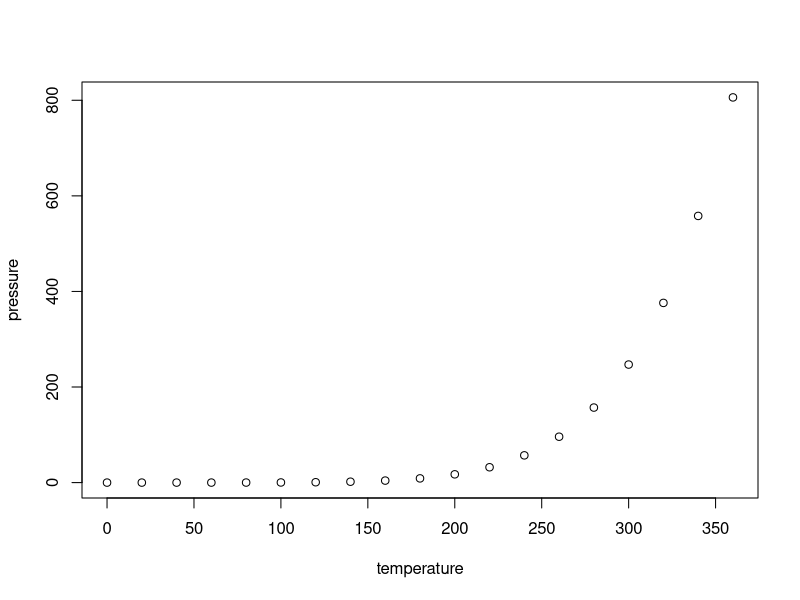
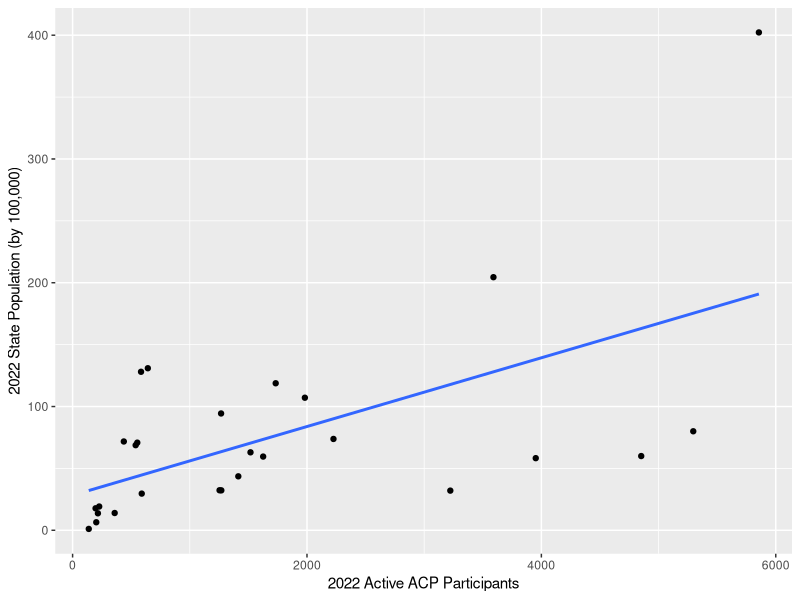
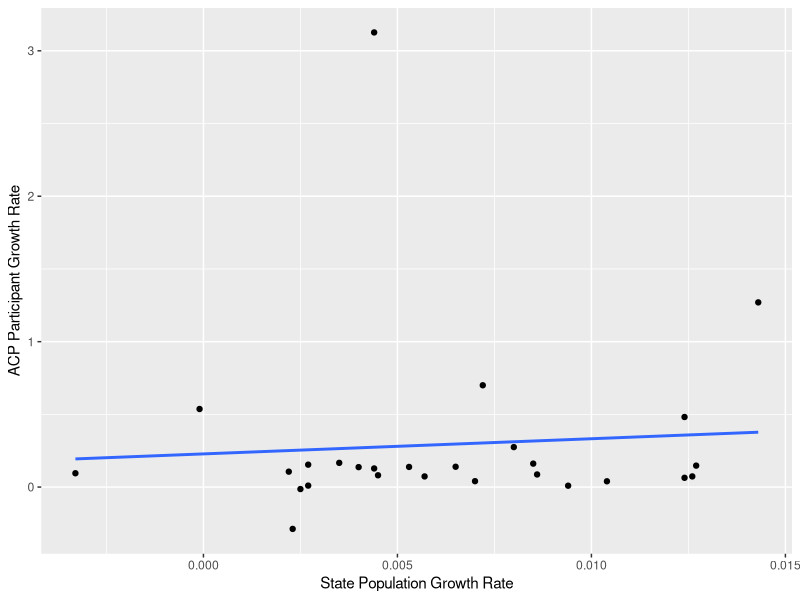
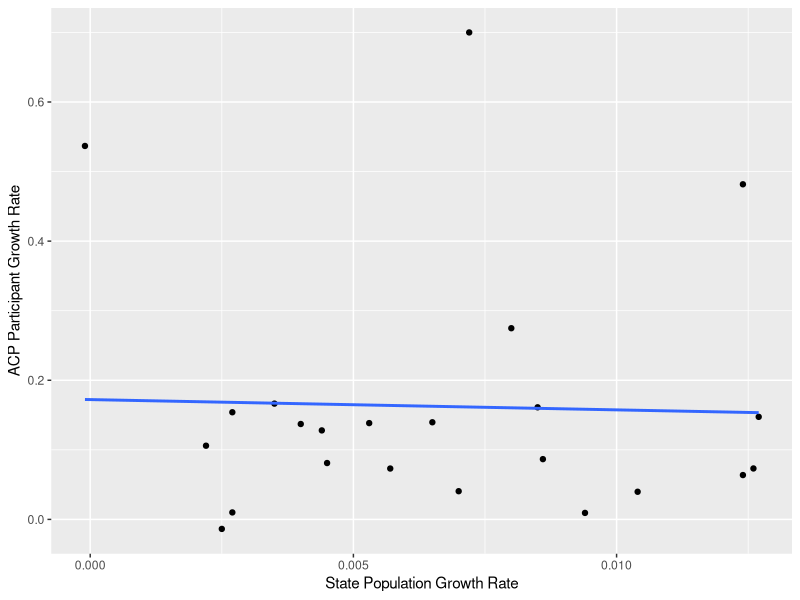
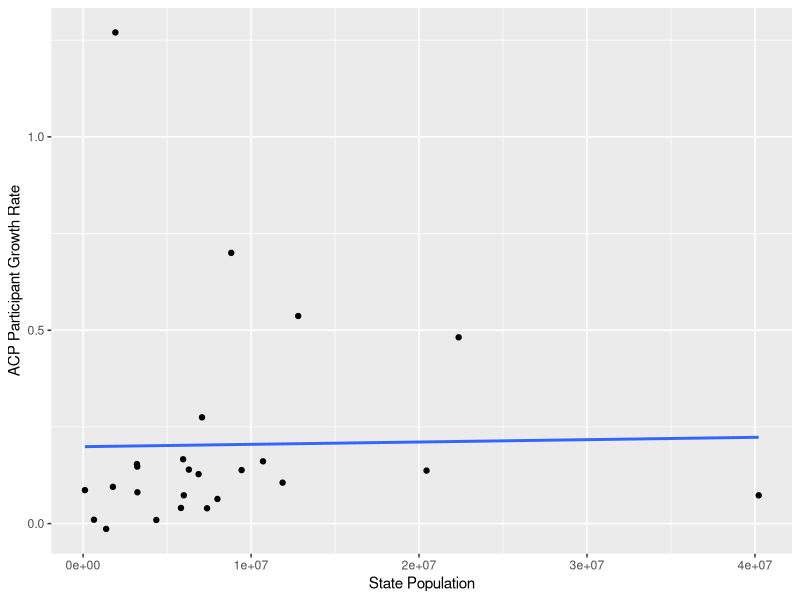
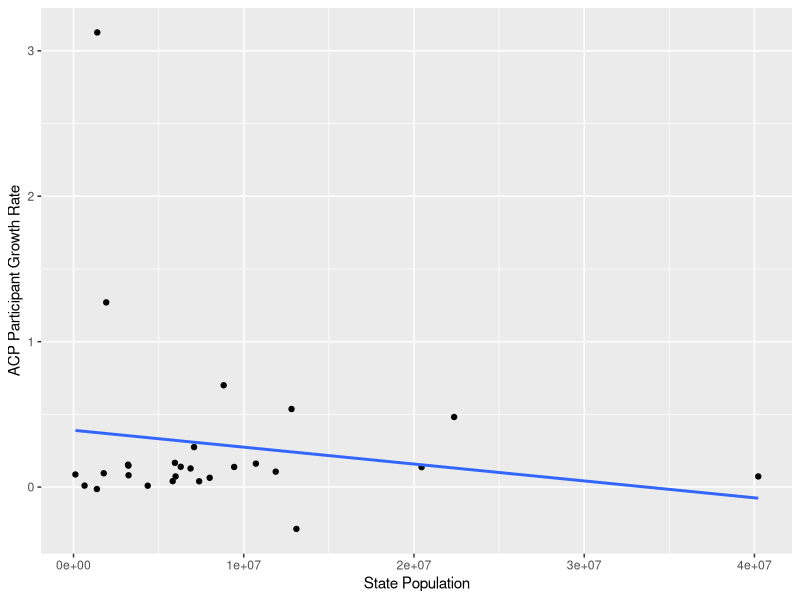
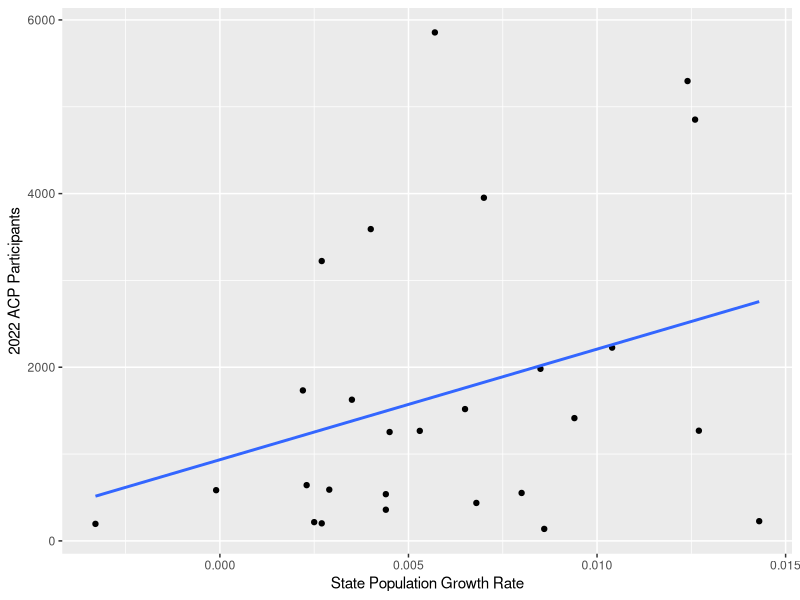
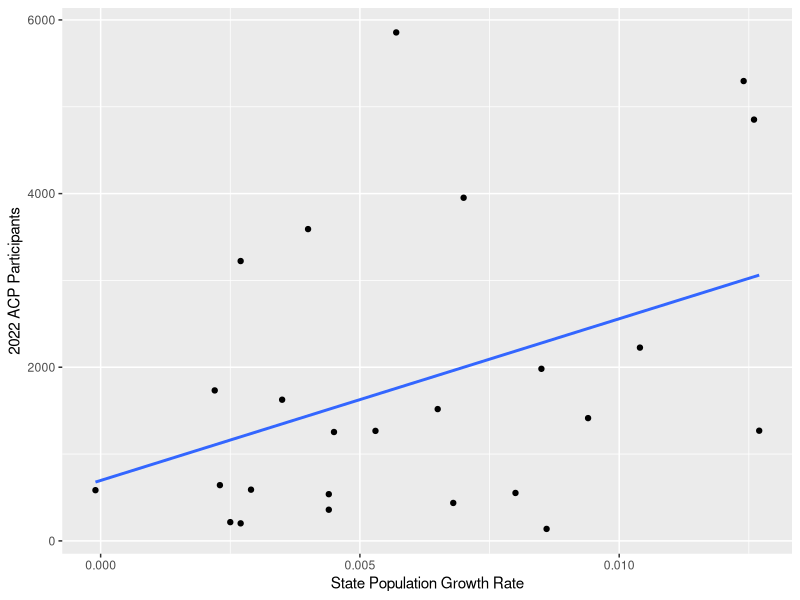

Here is the R script that generated these plots, in order:
## ---- chunk 1
knitr::opts_chunk$set(echo = TRUE)
## ---- chunk 2
plot(pressure)
## ---- chunk 3

suppressPackageStartupMessages(library(tidyverse))
suppressPackageStartupMessages(library(ggplot2))

getwd()
setwd('C:/Users/Christian/OneDrive/Desktop/work from home/NACAP')

figs <- suppressMessages(read_csv('2022FigFrenz_clean.csv'))
## ---- chunk 4
Figs <- figs %>% #complete set of the data
  filter(Totals.State != 'Total')
Figs

popVpart <- Figs %>% #Data for State population vs. ACP participation
  select(Totals.State, '2022.parts', population, `population/participants`)

growth_sqrd <- Figs %>% #Data for State growth rate vs. ACP participant growth rate
  select(Totals.State, `growth rate`, participant_growthRate) 

popVacpGrowth <- Figs %>% #Data for population vs. ACP participant growth rate
  select(Totals.State, population, participant_growthRate) 

grVacpParts <- Figs %>% #Data for State growth rate vs. 2022 ACP participants
  select(Totals.State, `growth rate`, `2022.parts`)

densVprop <- Figs %>% #Data for State population density vs. the proportion of ACP participants to households(gives a look at dependents)
  select(Totals.State, density, `2022.parts`, `2022.households`)

densVacpGrowth <- Figs %>% #Data for State population density vs. ACP growth rate
  select(Totals.State, density, participant_growthRate)

parts2house <- Figs %>% #Data for average dependents per household
  select(Totals.State, `2022.parts`, `2022.households`)

## ---- chunk 5
popVpart #Data for State population vs. ACP participation
popVpart2 <- popVpart %>% 
  arrange(`2022.parts`) %>%
  filter(Totals.State != 'Texas' &
           Totals.State != 'Virginia' &
           Totals.State != 'Florida' &
           Totals.State != 'Washington DC' &
           Totals.State != 'Mississippi') %>%
  mutate(pop2 = population/100000)
popVpart2

popVpart_grf <- ggplot(popVpart2, aes(x=`2022.parts`, y=pop2)) +
  geom_point() +
  geom_smooth(method=lm, se=FALSE) +
  ylab("2022 State Population (by 100,000)") + xlab("2022 Active ACP Participants")

popVpart_grf
cor.test(popVpart2$`2022.parts`, popVpart2$pop2)
## ---- chunk 6
growth_sqrd_clean <- growth_sqrd %>% #Data for State growth rate vs. ACP participant growth rate
  rename("growth_rate" = "growth rate") %>%
  drop_na() 

#removing outliers
growth_sqrd_clean2 <- growth_sqrd %>% #Data for State growth rate vs. ACP participant growth rate
  rename("growth_rate" = "growth rate") %>%
  filter(Totals.State != 'New Hampshire' &
           Totals.State != 'Idaho' &
           Totals.State != 'Pennsylvania' &
           Totals.State != 'West Virginia') %>%  #filtering outliers
  drop_na() 
                            
outliers_upper <- quantile(growth_sqrd_clean$growth_rate, 0.999, na.rm = TRUE)  #growth_rate outliers
#outliers_upper <- quantile(growth_sqrd_clean$participant_growthRate, 0.997, na.rm = TRUE)  #participant_growthRate outliers
outliers_upper

outliers_lower <- quantile(growth_sqrd_clean$growth_rate, 0.001, na.rm = TRUE) #growth_rate outliers
#outliers_lower <- quantile(growth_sqrd_clean$participant_growthRate, 0.003, na.rm = TRUE) #participant_growthRate outliers
outliers_lower

#outliers <- which(growth_sqrd_clean$participant_growthRate > outliers_upper | growth_sqrd_clean$participant_growthRate < outliers_lower) #participant_growthRate outliers
outliers <- which(growth_sqrd_clean$growth_rate > outliers_upper | growth_sqrd_clean$growth_rate < outliers_lower)
print(outliers)
#growth_rate outliers
growth_sqrd_clean[24, 1:3] 
growth_sqrd_clean[26, 1:3]
#participant_growthRate
growth_sqrd_clean[3, 1:3] 
growth_sqrd_clean[27, 1:3]

###graph with outliers 
growth_sqrd_grf <- ggplot(growth_sqrd_clean, aes(x=growth_rate, y=participant_growthRate)) +
  geom_point() +
  geom_smooth(method=lm, se=FALSE) +
  ylab("ACP Participant Growth Rate") + xlab("State Population Growth Rate")


###graph with outliers removed
growth_sqrd_grf2 <- ggplot(growth_sqrd_clean2, aes(x=growth_rate, y=participant_growthRate)) +
  geom_point() +
  geom_smooth(method=lm, se=FALSE) +
  ylab("ACP Participant Growth Rate") + xlab("State Population Growth Rate")

##
growth_sqrd_grf
growth_sqrd_grf2
cor.test(growth_sqrd_clean$growth_rate, growth_sqrd_clean$participant_growthRate) #with outliers
## ---- chunk 7
popVacpGrowth_clean <- popVacpGrowth %>%
  drop_na()#Data for population vs. ACP participant growth rate

##removing outliers
popVacpGrowth_clean2 <- popVacpGrowth %>%
  filter(Totals.State != 'New Hampshire' &
           Totals.State != 'Pennsylvania') %>%  #filtering outliers)
  drop_na()#Data for population vs. ACP participant growth rate


popVacpGrowth_grf <- ggplot(popVacpGrowth_clean, aes(x=population, y=participant_growthRate)) +
  geom_point() +
  geom_smooth(method=glm, se=FALSE) +
  ylab("ACP Participant Growth Rate") + xlab("State Population")

##without outliers
popVacpGrowth_grf2 <- ggplot(popVacpGrowth_clean2, aes(x=population, y=participant_growthRate)) +
  geom_point() +
  geom_smooth(method=glm, se=FALSE) +
  ylab("ACP Participant Growth Rate") + xlab("State Population")

###graph without outliers
popVacpGrowth_grf2
###graph with outliers
popVacpGrowth_grf

cor.test(popVacpGrowth_clean$population, popVacpGrowth_clean$participant_growthRate)
cor.test(popVacpGrowth_clean2$population, popVacpGrowth_clean2$participant_growthRate)
## ---- chunk 8
grVacpParts_clean <- grVacpParts %>%   #Data for State growth rate vs. 2022 ACP participants
  rename("growth_rate" = "growth rate") %>%
  drop_na()

##removing outliers
grVacpParts_clean2 <- grVacpParts %>%   #Data for State growth rate vs. 2022 ACP participants
  rename("growth_rate" = "growth rate") %>%
  filter(Totals.State != 'Idaho' &
           Totals.State != 'West Virginia') %>%  #filtering outliers
  drop_na()

grVacpParts_grf <- ggplot(grVacpParts_clean, aes(x=growth_rate, y=`2022.parts`)) +
  geom_point() +
  geom_smooth(method=glm, se=FALSE) +
  ylab("2022 ACP Participants") + xlab("State Population Growth Rate")


grVacpParts_grf2 <- ggplot(grVacpParts_clean2, aes(x=growth_rate, y=`2022.parts`)) +
  geom_point() +
  geom_smooth(method=glm, se=FALSE) +
  ylab("2022 ACP Participants") + xlab("State Population Growth Rate")

###graph with outliers included
grVacpParts_grf
###graph without outliers
grVacpParts_grf2

cor.test(grVacpParts_clean$growth_rate, grVacpParts_clean$`2022.parts`)
cor.test(grVacpParts_clean2$growth_rate, grVacpParts_clean2$`2022.parts`)
## ---- chunk 9
densVprop_clean <- densVprop %>% #Data for State population density vs. the proportion of ACP participants to households(gives a look at dependents)
  drop_na() %>%
  mutate('fullHouse' = `2022.households`/`2022.parts`) %>%
  arrange(density)

densVprop_grf <- ggplot(densVprop_clean, aes(x=density, y=fullHouse)) +
  geom_point() +
  geom_smooth(method=glm, se=FALSE) +
  ylab("2022 ACP Residents/House") + xlab("State Density")

densVprop_grf
cor.test(densVprop_clean$density, densVprop_clean$fullHouse)
## ---- chunk 10
#densVacpGrowth #Data for State population density vs. ACP growth rate

densVacpGrowth_clean <- densVacpGrowth %>% #Data for State population density vs. the proportion of ACP participants to households(gives a look at dependents)
  drop_na() %>%
  arrange(density)

##removing outliers
densVacpGrowth_clean2 <- densVacpGrowth %>% #Data for State population density vs. the proportion of ACP participants to households(gives a look at dependents)
  filter(Totals.State != 'New Hampshire' &
           Totals.State != 'Pennsylvania') %>% 
  drop_na() %>%
  arrange(density)

densVprop_grf <- ggplot(densVacpGrowth_clean, aes(x=density, y=participant_growthRate)) +
  geom_point() +
  geom_smooth(method=glm, se=FALSE) +
  ylab("2022 ACP Growth Rate") + xlab("State Density")

##outliers removed
densVprop_grf2 <- ggplot(densVacpGrowth_clean2, aes(x=density, y=participant_growthRate)) +
  geom_point() +
  geom_smooth(method=glm, se=FALSE) +
  ylab("2022 ACP Growth Rate") + xlab("State Density")

densVprop_grf
densVprop_grf2
densVprop_clean
cor.test(densVacpGrowth_clean$density, densVacpGrowth_clean$participant_growthRate)
cor.test(densVacpGrowth_clean2$density, densVacpGrowth_clean2$participant_growthRate)
## ---- chunk 11
#parts2house #Data for average dependents per household
parts2house_clean <- parts2house %>% 
  drop_na()

parts2house_grf <- ggplot(parts2house_clean, aes(x=`2022.parts`, y=`2022.households`)) +
  geom_point() +
  geom_smooth(method=glm, se=FALSE) +
  xlab("2022 ACP Participation") + ylab("2022 ACP Households")

parts2house_grf2 <- ggplot(parts2house_clean, aes(x=`2022.parts`, y=`2022.households`)) +
  geom_point() +
  geom_smooth(method=loess, se=FALSE) +
  xlab("2022 ACP Participation") + ylab("2022 ACP Households")


parts2house_grf
parts2house_grf2
cor.test(parts2house_clean$`2022.parts`,parts2house_clean$`2022.households`)
